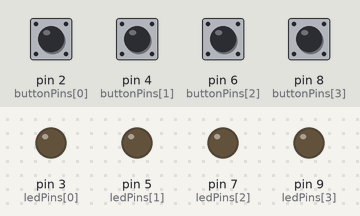
The sketch below on a simulated Arduino Uno, built with avr-gcc and run on an emulated ATmega328P. Parts: output pins drawn as LEDs (lit = HIGH). The inputs (shaded band) are chosen by the test bench; at power-on: pin 2 (buttonPins[0]), pin 4 (buttonPins[1]), pin 6 (buttonPins[2]), pin 8 (buttonPins[3]) HIGH. Random numbers use the default seed unless the sketch sets one.

Above: at 1.5 s.
1.6 s: pin 2 (buttonPins[0]) pulled LOW for 0.15 s
At 2.0 s:
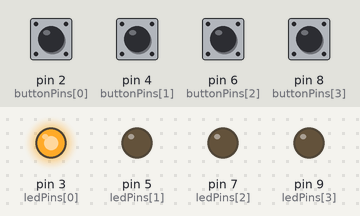
4.7 s: pin 2 (buttonPins[0]) pulsed LOW 5 times (0.12 s each, 0.3 s apart)
At 7.3 s:
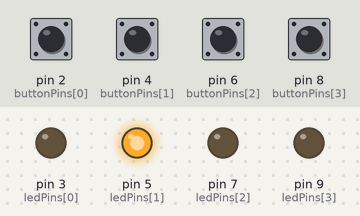
8.9 s: pin 6 (buttonPins[2]) pulsed LOW 5 times (0.12 s each, 0.3 s apart)
At 10.3 s:
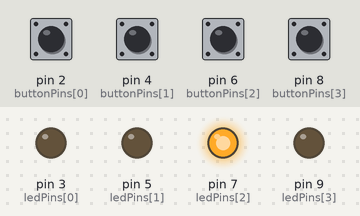
11.9 s: pin 6 (buttonPins[2]) pulled LOW for 1 s
At 15.2 s:
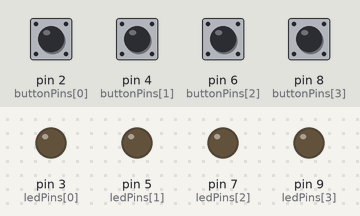
Timing chart, 0 to 16.7 s (numbered marks = the images above; inputs shaded):
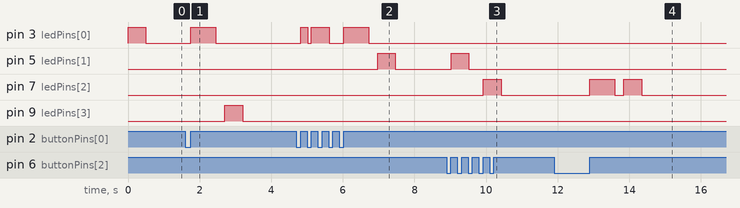

The sketch:

gameLogic2.ino
```cpp
#include <stdlib.h> // For random number generation

// Pin setup
const int buttonPins[] = {2, 4, 6, 8};
const int ledPins[] = {3, 5, 7, 9};
const int numControls = 4;

// Game variables
int sequence[10]; // Stores the sequence of LEDs
int sequenceLength = 0; // Current length of the sequence
int inputIndex = 0; // Index for player input tracking

void setup() {
  randomSeed(analogRead(0)); // Initialize random number generator
  for (int i = 0; i < numControls; ++i) {
    pinMode(ledPins[i], OUTPUT);
    pinMode(buttonPins[i], INPUT_PULLUP);
  }
  startGame();
}

void loop() {
  playSequence();
  if (waitForInput()) {
    startGame(); // Restart game after sequence completion or error
  }
}

void startGame() {
  sequenceLength = 1; // Start with one step in the sequence
  generateSequence();
  inputIndex = 0;
}

void generateSequence() {
  for (int i = 0; i < 10; i++) { // Max sequence length of 10 steps
    sequence[i] = random(0, numControls);
  }
}

void playSequence() {
  for (int i = 0; i < sequenceLength; i++) {
    digitalWrite(ledPins[sequence[i]], HIGH);
    delay(500);
    digitalWrite(ledPins[sequence[i]], LOW);
    delay(250);
  }
}

bool waitForInput() {
  int playerInputCount = 0;
  while (playerInputCount < sequenceLength) {
    for (int i = 0; i < numControls; i++) {
      if (digitalRead(buttonPins[i]) == LOW) {
        delay(50); // Debounce
        while (digitalRead(buttonPins[i]) == LOW); // Wait for button release
        if (i == sequence[playerInputCount]) {
          digitalWrite(ledPins[i], HIGH);
          delay(200);
          digitalWrite(ledPins[i], LOW);
          playerInputCount++;
          if (playerInputCount == sequenceLength) {
            sequenceLength++;
            return false; // Sequence correct, extend it
          }
        } else {
          return true; // Incorrect input, restart game
        }
      }
    }
  }
  return false;
}
```

Measured:
- after the input at 1.6 s, pin 3 (ledPins[0]): LOW → HIGH after 0.15 s, → LOW 0.70 s later; pin 9 (ledPins[3]): LOW → HIGH after 1.1 s, → LOW 0.50 s later
- after the input at 4.7 s, pin 3 (ledPins[0]): goes HIGH 0.20 s, LOW 0.10 s, HIGH 0.50 s, LOW 0.40 s, HIGH 0.70 s, then LOW, starting after 0.12 s; pin 5 (ledPins[1]): LOW → HIGH after 2.3 s, → LOW 0.50 s later
- after the input at 8.9 s, pin 5 (ledPins[1]): LOW → HIGH after 0.12 s, → LOW 0.50 s later; pin 7 (ledPins[2]): LOW → HIGH after 1.0 s, → LOW 0.50 s later
- after the input at 11.9 s, pin 7 (ledPins[2]): LOW → HIGH after 1.0 s, → LOW 0.70 s later, → HIGH 0.25 s later, → LOW 0.50 s later
